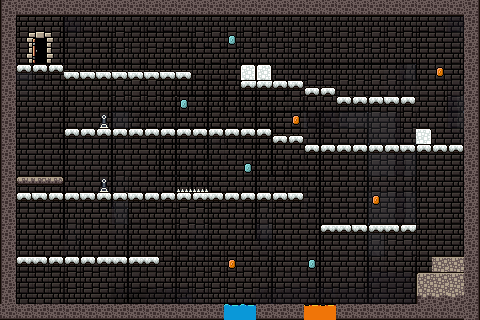

Tiled map render using the project's own tile images. Description and the map definition, with tile-layer contents summarised, below:
An orthogonal 30x20 tile map with 16x16 px tiles, 8 tile layers (background, backgroundtest, lift_visual, surface, ...), 12 tilesets and 33 objects (4x coins_Orange, 4x coins_Blue, 2x lever, 2x block, 2x lava, ...).

<map version="1.10" tiledversion="1.12.0" orientation="orthogonal" renderorder="right-down" width="30" height="20" tilewidth="16" tileheight="16" infinite="0" nextlayerid="21" nextobjectid="87">
 <tileset firstgid="1" source="tileset.tsx" />
 <tileset firstgid="1025" source="lava_water.tsx" />
 <tileset firstgid="1074" source="background.tsx" />
 <tileset firstgid="1386" name="tileset2" tilewidth="16" tileheight="16" tilecount="280" columns="14">
  <image source="images/fourSeasonsPlatformer_ [tileset, version 2.0]/fourSeasonsPlatformer_ [tileset, version 2.0]/midground_/winter_.png" width="224" height="320" />
  <tile id="0">
   <objectgroup draworder="index" id="2">
    <object id="1" x="14.3999" y="1.19999" />
   </objectgroup>
  </tile>
  <tile id="2">
   <objectgroup draworder="index" id="2">
    <object id="1" x="0" y="7" width="16" height="9" />
   </objectgroup>
  </tile>
  <tile id="70">
   <objectgroup draworder="index" id="2">
    <object id="1" x="0" y="7" width="16" height="9" />
   </objectgroup>
  </tile>
  <tile id="71">
   <objectgroup draworder="index" id="2">
    <object id="1" x="0" y="7" width="16" height="9" />
    <object id="2" x="0" y="7" width="16" height="9" />
   </objectgroup>
  </tile>
  <tile id="72">
   <objectgroup draworder="index" id="2">
    <object id="1" x="0" y="7" width="16" height="9" />
   </objectgroup>
  </tile>
  <tile id="83">
   <objectgroup draworder="index" id="3">
    <object id="4" x="8.94737" y="7.03947">
     <polygon points="0,0 -1.97368,1.90789 -2.10526,6.84211 0,8.81579 4.93421,8.94737 6.90789,6.77632 6.90789,2.10526 4.80263,-0.328947" />
    </object>
   </objectgroup>
  </tile>
  <tile id="84">
   <objectgroup draworder="index" id="2">
    <object id="1" x="0" y="0" width="16" height="9" />
   </objectgroup>
  </tile>
  <tile id="85">
   <objectgroup draworder="index" id="2">
    <object id="1" x="0" y="0" width="16" height="9" />
   </objectgroup>
  </tile>
  <tile id="86">
   <objectgroup draworder="index" id="2">
    <object id="1" x="0" y="0" width="16" height="9" />
    <object id="2" x="0.363636" y="0">
     <polygon points="0,0 -0.363636,8.72727 15.4545,8.90909 15.2727,-0.181818" />
    </object>
   </objectgroup>
  </tile>
 </tileset>
 <tileset firstgid="1666" source="doors.tsx" />
 <tileset firstgid="1672" source="caracters.tsx" />
 <tileset firstgid="1680" source="caracthers2.tsx" />
 <tileset firstgid="1688" source="foreground_.tsx" />
 <tileset firstgid="1760" source="blackout_ copy.tsx" />
 <tileset firstgid="1785" source="../blackout_ copy.tsx" />
 <tileset firstgid="1810" source="coins_Orange.tsx" />
 <tileset firstgid="1822" source="coins_Blue.tsx" />
 <layer id="1" name="background" width="30" height="20" opacity="0.76">
  <data>[600 cells, 600 non-empty, 311 distinct tile ids]</data>
 </layer>
 <layer id="4" name="backgroundtest" width="30" height="20" locked="1" opacity="0.7">
  <data>[600 cells, 179 non-empty, 2 distinct tile ids]</data>
 </layer>
 <layer id="14" name="lift_visual" width="30" height="20">
  <data>[600 cells, 3 non-empty, 3 distinct tile ids]</data>
 </layer>
 <layer id="13" name="surface" width="30" height="20">
  <data>[600 cells, 10 non-empty, 4 distinct tile ids]</data>
 </layer>
 <layer id="2" name="ground" width="30" height="20">
  <data>[600 cells, 186 non-empty, 15 distinct tile ids]</data>
 </layer>
 <layer id="20" name="coins_visual" width="30" height="20">
  <data>[600 cells, 8 non-empty, 2 distinct tile ids]</data>
 </layer>
 <objectgroup id="19" name="coins">
  <object id="70" name="coins_Orange" x="228.521" y="260.858" width="6.63685" height="6.02496">
   <properties>
    <property name="owner" value="blue" />
   </properties>
  </object>
  <object id="71" name="coins_Blue" x="308.525" y="261.946" width="6.29065" height="5.21535">
   <properties>
    <property name="owner" value="orange" />
   </properties>
  </object>
  <object id="81" name="coins_Blue" x="244.521" y="165.726" width="6.29065" height="5.21535">
   <properties>
    <property name="owner" value="orange" />
   </properties>
  </object>
  <object id="82" name="coins_Blue" x="228.855" y="37.059" width="6.29065" height="5.21535">
   <properties>
    <property name="owner" value="orange" />
   </properties>
  </object>
  <object id="83" name="coins_Blue" x="180.521" y="102.392" width="6.29065" height="5.21535">
   <properties>
    <property name="owner" value="orange" />
   </properties>
  </object>
  <object id="84" name="coins_Orange" x="372.682" y="196.321" width="6.63685" height="6.02496">
   <properties>
    <property name="owner" value="blue" />
   </properties>
  </object>
  <object id="85" name="coins_Orange" x="293.682" y="117.321" width="6.63685" height="6.02496">
   <properties>
    <property name="owner" value="blue" />
   </properties>
  </object>
  <object id="86" name="coins_Orange" x="437.348" y="68.9875" width="6.63685" height="6.02496">
   <properties>
    <property name="owner" value="blue" />
   </properties>
  </object>
 </objectgroup>
 <objectgroup id="9" name="interactions">
  <object id="49" name="plataform" x="16" y="175.457" width="47.5378" height="10.0966" />
  <object id="63" name="lever" x="95.4821" y="109.517" width="16.7217" height="21.4495" />
  <object id="64" name="lever" x="95.6847" y="172.135" width="16.7217" height="21.4495" />
 </objectgroup>
 <objectgroup id="18" name="block">
  <object id="68" name="block" x="273.006" y="134.726" width="30.4438" height="9.00083" />
  <object id="69" name="block" x="304.998" y="87.0334" width="30.4438" height="9.00083" />
 </objectgroup>
 <objectgroup id="8" name="hazards">
  <object id="39" name="lava" x="305" y="300.667" width="16" height="16" />
  <object id="40" name="lava" x="319.667" y="301.001" width="16" height="16" />
  <object id="41" name="water" x="224.334" y="301.334" width="16" height="16" />
  <object id="42" name="water" x="239.833" y="301.333" width="16" height="16" />
  <object id="44" name="spikes" x="176" y="191.5" width="16" height="3.33333" />
  <object id="45" name="spikes" x="192" y="191.5" width="16" height="3.33333" />
 </objectgroup>
 <objectgroup id="10" name="collectibles" />
 <objectgroup id="12" name="spawn">
  <object id="58" name="Player1" gid="1673" x="37.3333" y="300" width="16" height="32" />
  <object id="59" name="Player2" gid="1680" x="38" y="252.667" width="16" height="32" />
  <object id="65" name="door" gid="1668" x="17.861" y="63.9081" width="48" height="48" />
 </objectgroup>
 <layer id="15" name="door_closed" width="30" height="20">
  <data>[600 cells, 1 non-empty, 1 distinct tile ids]</data>
 </layer>
 <layer id="16" name="door_open" width="30" height="20">
  <data>[600 cells, 1 non-empty, 1 distinct tile ids]</data>
 </layer>
</map>
